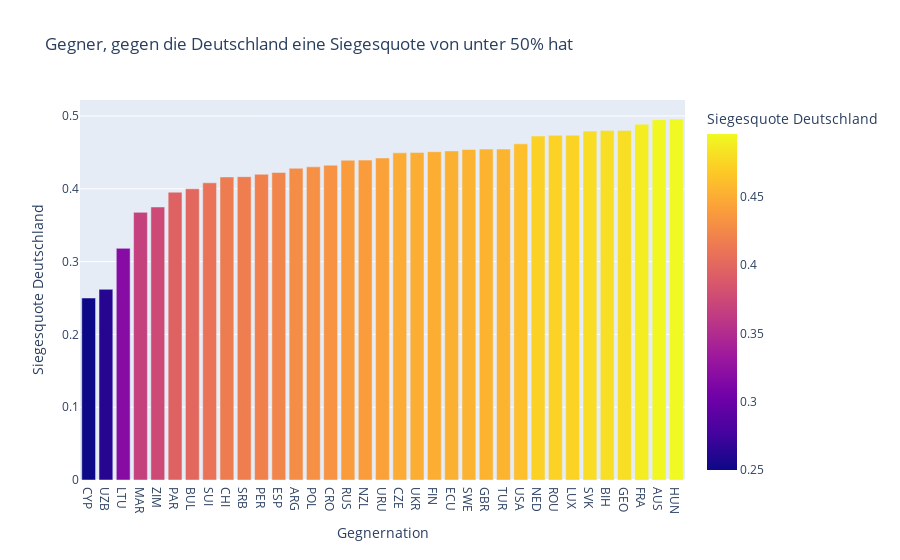

This figure's notebook cell:
### Markdown cell above
### Visualisierung der Angstgegnernationen

### Code cell
fig = px.bar(df_filtered, x='Gegnernation', y='Siegesquote',
             title="Gegner, gegen die Deutschland eine Siegesquote von unter 50% hat",
             color='Siegesquote',
             color_continuous_scale='plasma',  
             labels={'Siegesquote': 'Siegesquote Deutschland'})
fig.show()

### Figure 1 — Plotly figure (JSON) as saved in the notebook; plotly's stock layout.template omitted (floating-point values rounded to 4 significant figures)
{"data": [{"alignmentgroup": "True", "hovertemplate": "Gegnernation=%{x}<br>Siegesquote Deutschland=%{marker.color}<extra></extra>", "legendgroup": "", "marker": {"color": [0.25, 0.2619, 0.3182, 0.3676, 0.375, 0.3953, 0.4, 0.4082, 0.4163, 0.4167, 0.42, 0.4224, 0.4282, 0.4301, 0.4325, 0.4392, 0.4394, 0.4423, 0.4494, 0.45, 0.451, 0.4521, 0.454, 0.4545, 0.4545, 0.4618, 0.4725, 0.4735, 0.4737, 0.4794, 0.48, 0.48, 0.4887, 0.4949, 0.4959], "coloraxis": "coloraxis", "pattern": {"shape": ""}}, "name": "", "offsetgroup": "", "orientation": "v", "showlegend": false, "textposition": "auto", "type": "bar", "x": ["CYP", "UZB", "LTU", "MAR", "ZIM", "PAR", "BUL", "SUI", "CHI", "SRB", "PER", "ESP", "ARG", "POL", "CRO", "RUS", "NZL", "URU", "CZE", "UKR", "FIN", "ECU", "SWE", "GBR", "TUR", "USA", "NED", "ROU", "LUX", "SVK", "BIH", "GEO", "FRA", "AUS", "HUN"], "xaxis": "x", "y": [0.25, 0.2619, 0.3182, 0.3676, 0.375, 0.3953, 0.4, 0.4082, 0.4163, 0.4167, 0.42, 0.4224, 0.4282, 0.4301, 0.4325, 0.4392, 0.4394, 0.4423, 0.4494, 0.45, 0.451, 0.4521, 0.454, 0.4545, 0.4545, 0.4618, 0.4725, 0.4735, 0.4737, 0.4794, 0.48, 0.48, 0.4887, 0.4949, 0.4959], "yaxis": "y"}], "layout": {"barmode": "relative", "coloraxis": {"colorbar": {"title": {"text": "Siegesquote Deutschland"}}, "colorscale": [[0, "#0d0887"], [0.1111, "#46039f"], [0.2222, "#7201a8"], [0.3333, "#9c179e"], [0.4444, "#bd3786"], [0.5556, "#d8576b"], [0.6667, "#ed7953"], [0.7778, "#fb9f3a"], [0.8889, "#fdca26"], [1, "#f0f921"]]}, "legend": {"tracegroupgap": 0}, "title": {"text": "Gegner, gegen die Deutschland eine Siegesquote von unter 50% hat"}, "xaxis": {"anchor": "y", "domain": [0, 1], "title": {"text": "Gegnernation"}}, "yaxis": {"anchor": "x", "domain": [0, 1], "title": {"text": "Siegesquote Deutschland"}}}}
